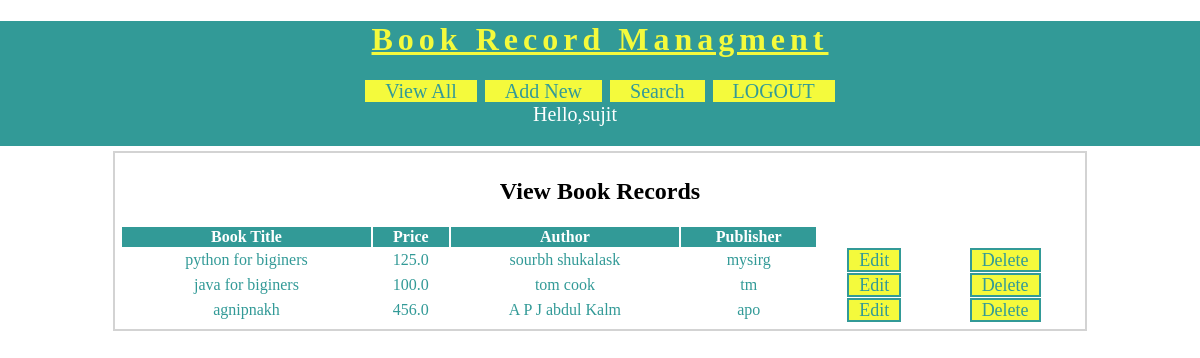
Page /view-books (signed in) on the committed database.
### brmapp/models.py (models this page shows)
class Book(models.Model):
    title=models.CharField(max_length=50)
    price=models.FloatField()
    author=models.CharField(max_length=50)
    publisher=models.CharField(max_length=50)

### brmapp/views.py (the view)
# urls.py: path('view-books',views.viewbooks),
@login_required(login_url='/userlogin')
def viewbooks(request):
   books=models.Book.objects.all()
   res=render(request,'view-books.html',{'books':books})
   return res

### templates/view-books.html (shortened to what this page needs)
{%load static%}
<!DOCTYPE html>
<html lang="en" dir="ltr">
  <head>
    <link rel="stylesheet" href="{%static 'brmstyle.css'%}">
  </head>
  <body>
    <div id="header">
      <h1>Book Record Managment</h1>
      <div id="nav">
        <a href="view-books">View All</a>
        <a href="new-book">Add New</a>
        <a href="search-book">Search</a>
        <a href="userlogout">LOGOUT</a>
      </div>
      <div id="hello">Hello,{{request.session.username}}</div>
    </div>
    <div id="main">
      <h2>View Book Records</h2>
      <table>
        <thead>
          <th>Book Title</th>
          <th>Price</th>
          <th>Author</th>
          <th>Publisher</th>
        </thead>
        {%for book in books%}
        <tr>
          <td>{{book.title}}</td>
          <td>{{book.price}}</td>
          <td>{{book.author}}</td>
          <td>{{book.publisher}}</td>
          <td><a class="btn" href="/edit-book?bookid={{book.id}}">Edit</a></td>
          <td><a class="btn" href="/delete-book?bookid={{book.id}}">Delete</a></td>
        </tr>
        {%endfor%}
      </table>
    </div>
  </body>
</html>

### assets/brmstyle.css (style rules this page uses)
body { background-color: white; margin: 0px; font-family: Cambria, Cochin, Georgia, Times, 'Times New Roman', serif; }
#header { background-color:#329A97; padding-bottom: 20px; text-align: center; }
#header h1 { text-align: center; color: #F4FA3C; letter-spacing: 5px; text-decoration: underline; }
#nav { width: 60%; margin: auto; }
#nav a { background-color: #F4FA3C; width: 150px; border: solid 2px #329A97; text-decoration: none; font-size: 20px; color: #329A97; padding-left: 20px; padding-right: 20px; }
#main { margin: auto; border: solid 2px lightgray; width: 80%; padding: 5px; margin-top: 5px; }
#main form,#main h2 { text-align: center; }
#main table { width: 100%; text-align: center; color: #329A97; }
#main table th { background-color: #329A97; color: white; }
.btn { background-color: #F4FA3C; width: 150px; border: solid 2px #329A97; font-size: 18px; text-decoration: none; color: #329A97; padding-left: 10px; padding-right: 10px; }
#hello { text-align: center; margin-right: 50px; font-size: 20px; color: white; }

### rows in the picture
Book: title "python for biginers", price "125.0", author "sourbh shukalask", publisher "mysirg"
Book: title "java for biginers", price "100.0", author "tom cook", publisher "tm"
Book: title "agnipnakh", price "456.0", author "A P J abdul Kalm", publisher "apo"

### other values in the picture
{{ request.session.username }} "sujit"
